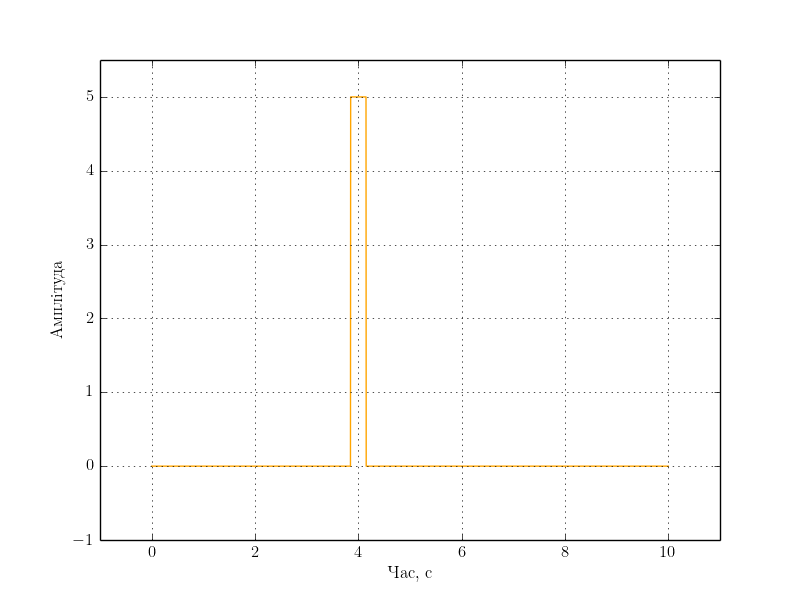

The script that drew this image:

import matplotlib.pyplot as plt
import numpy as np
import matplotlib as mpl
import matplotlib.pyplot
from matplotlib import rc

rc('text', usetex=True)
rc('text.latex',unicode=True)
rc('text.latex',preamble='\usepackage[utf8]{inputenc}')
rc('text.latex',preamble='\usepackage[russian]{babel}')

fd = 256.0
Amp = 5.0
b = 0.3
a = 4.0 - b/2;
tmin = 0
tmax = 10

data = [[],[]];
t = tmin;
while t<=tmax:
    data[0].append(t);
    if t < a:
        data[1].append(0);
    elif t < a+b:
        data[1].append(Amp);
    else:
        data[1].append(0);
    t += 1.0/fd;

matplotlib.pyplot.plot(data[0], data[1], 'orange')
plt.ylabel(u"Амплітуда")
plt.xlabel(u"Час, с")
matplotlib.pyplot.grid(True)
axes = matplotlib.pyplot.gca()
axes.set_xlim([-1,11])
axes.set_ylim([-1,Amp+0.5])
matplotlib.pyplot.show()
